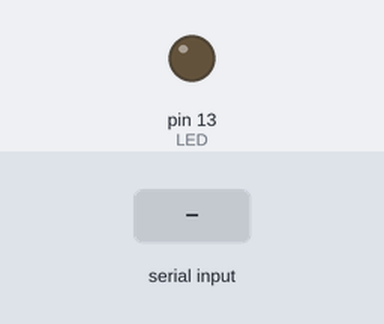
Bench run of a sketch on a simulated Arduino Uno, built with avr-gcc and run on an emulated ATmega328P. Parts: output pins drawn as LEDs (lit = HIGH). The inputs (shaded band) are chosen by the test bench.

Above: at 1.2 s.
1.3 s: "H" received over Serial
At 2.0 s:
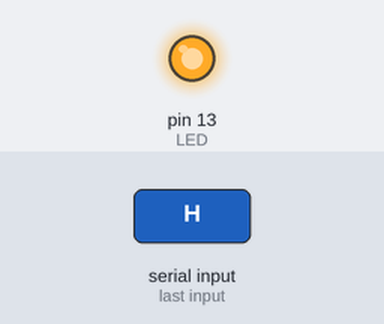
2.8 s: "L" received over Serial
At 3.2 s:
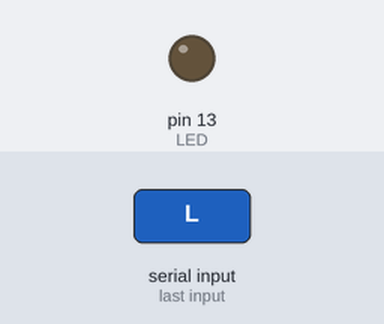
Timing chart, 0 to 5.8 s (numbered marks = the images above; inputs shaded):
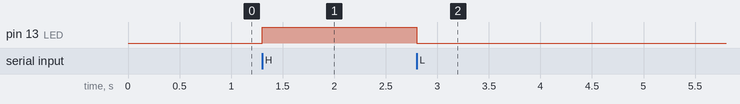

Measured:
- after the input at 1.3 s, pin 13 (LED): LOW → HIGH at once
- after the input at 2.8 s, pin 13 (LED): HIGH → LOW at once

The sketch:

VISA_LED_Control.ino
```cpp
#define LED 13 // Define the pin number for the LED

int variable; // Variable to store incoming data

void setup() {
  Serial.begin(9600); // Set the communication baud rate to 9600
  pinMode(LED, OUTPUT); // Set pin 13 as an output for the LED
}

void loop() {
  // Check if data is available to read from the serial port
  if (Serial.available()) {
    variable = Serial.read(); // Read the incoming data

    // If the received data is 'H', turn the LED on
    if (variable == 'H') {
      digitalWrite(LED, HIGH); // Turn the LED on (HIGH)
    }
    // If the received data is 'L', turn the LED on
    if (variable == 'L') {
      digitalWrite(LED, LOW); // Turn the LED off (LOW)
    }
  }
}
```
